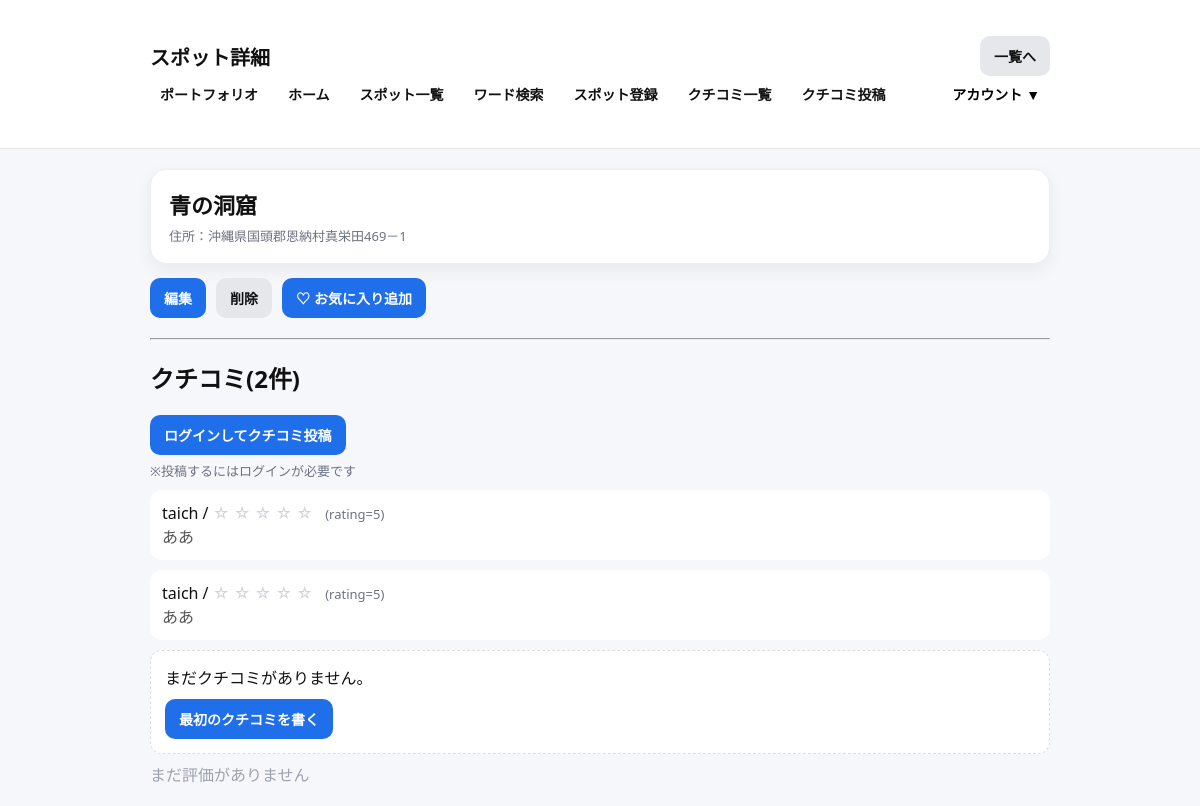
Page /spots/2/ on the committed database.
### spots/models.py (models this page shows, shortened)
class Spot(models.Model):
    name = models.CharField(max_length=100)
    address = models.CharField(max_length=255, blank=True)
    image = models.ImageField(upload_to="spots/", blank=True, null=True)
    language = models.CharField(max_length=30, blank=True)
    mood = models.CharField(max_length=30, blank=True)
    purpose = models.CharField(max_length=30, blank=True)
    start_at = models.DateTimeField(null=True, blank=True)
    end_at = models.DateTimeField(null=True, blank=True)
    created_at = models.DateTimeField(auto_now_add=True)

class Review(models.Model):
    spot = models.ForeignKey(Spot, on_delete=models.CASCADE, related_name="reviews")
    user = models.ForeignKey(settings.AUTH_USER_MODEL, on_delete=models.CASCADE)
    rating = models.PositiveSmallIntegerField(default=5)
    comment = models.TextField()
    created_at = models.DateTimeField(auto_now_add=True)
    class Meta:
        ordering = ["-created_at"]

### spots/views.py (the view)
# urls.py: path("<int:pk>/", views.spot_detail, name="spot_detail"),
def spot_detail(request, pk):
    spot = get_object_or_404(Spot, pk=pk)
    is_favorited = False
    if request.user.is_authenticated:
        is_favorited = Favorite.objects.filter(user=request.user, spot=spot).exists()
    reviews = (
        spot.reviews.select_related("user")
        .order_by("-rating", "-created_at")
    )
    avg_rating = reviews.aggregate(avg=Avg("rating"))["avg"]
    return render(request, "spots/spot_detail.html", {"spot": spot, "is_favorited": is_favorited, "reviews": reviews})

### spots/templates/spots/spot_detail.html (shortened to what this page needs)
{% extends "base.html" %}
{% block header_title %}スポット詳細{% endblock %}
{% block header_action %}
  <a class="btn btn-sub" href="{% url 'spots:spot_list' %}">一覧へ</a>
{% endblock %}
{% block content %}
<div class="card">
  <h1>{{ spot.name }}</h1>
  <div class="muted">住所：{{ spot.address }}</div>
</div>
<div style="display:flex; gap:10px; margin-top:14px;">
  <a class="btn" href="{% url 'spots:spot_update' spot.id %}">編集</a>
  <a class="btn btn-sub" href="{% url 'spots:spot_delete' spot.id %}">削除</a>
  <form method="post" action="{% url 'spots:favorite_toggle' spot.id %}">
    {% if is_favorited %}
      <button class="btn btn-sub" type="submit">☆ お気に入り解除</button>
    {% else %}
      <button class="btn" type="submit">♡ お気に入り追加</button>
    {% endif %}
  </form>
</div>
<hr style="margin:20px 0;">
<h2>クチコミ({{ reviews|length }}件) </h2>
{% if user.is_authenticated %}
  <a class="btn" href="{% url 'spots:review_create' spot.pk %}">＋クチコミ投稿</a>
{% else %}
  <a class="btn" href="{% url 'accounts:login' %}?next={% url 'spots:spot_detail' spot.pk %}">
    ログインしてクチコミ投稿
  </a>
  <div class="muted" style="margin-top:6px;">※投稿するにはログインが必要です</div>
  {% endif %}
{% for r in reviews %}
  <div style="background:#fff; padding:12px; border-radius:12px; margin-top:10px">
    <div>
      {{ r.user }} /
      {% for i in "12345" %}
        {% if forloop.coynter <= r.rating %}
          <span style="color:#f59e0b;">★</span>
        {% else %}
          <span style="color:#d1d5db;">☆</span>
        {% endif %}
      {% endfor %}
      <span class="muted" style="margin-left:8px;">(rating={{ r.rating }})</span>
    </div>
    <div style="color:#555;">{{ r.comment }}</div>
  </div>
{% empty %}
  <p>まだクチコミがありません。</p>
{% endfor %}
    <div style="background:#fff; padding:14px; border-radius:12px; margin-top:10px; border:1px dashed #ddd;">
      <p style="margin:0 0 10px;">まだクチコミがありません。　</p>
      <a class="btn" href="{% url 'spots:review_create' spot.pk %}">最初のクチコミを書く</a>
    </div>
{% if avg_rating %}
  <div style="margin-top:8px; color:#f59e0b;">
    平均評価:{{ avg_rating|floatformat:1 }} ★
  </div>
{% else %}
  <div style="margin-top:8px; color:#9ca3af;">
    まだ評価がありません
  </div>
{% endif %}
{% endblock %}

### accounts/templates/base.html (style rules this page uses)
body { font-family:system-ui,-apple-system,"Segoe UI",sans-serif;margin:0;background:#f6f7fb;color:#111; }
.btn { display:inline-block;background:#1f6feb;color:#fff;padding:10px 14px;border-radius:10px;text-decoration:none;font-weight:700;font-size:14px;border:none;cursor:pointer; }
.btn-sub { background:#e5e7eb;color:#111; }
.muted { color:#6b7280;font-size:13px; }

### spots/templates/spots/spot_detail.html (style rules this page uses)
.card { background:#fff;border-radius:16px;padding:18px;box-shadow:0 6px 18px rgba(0,0,0,.06);border:1px solid #eee; }
h1 { margin:0 0 6px;font-size:22px; }

### rows in the picture
Spot: name "青の洞窟", address "沖縄県国頭郡恩納村真栄田469－1"
Review: user "taich", rating "5", comment "ああ"
Review: user "taich", rating "5", comment "ああ"

### other values in the picture
{{ reviews|length }} "2"
